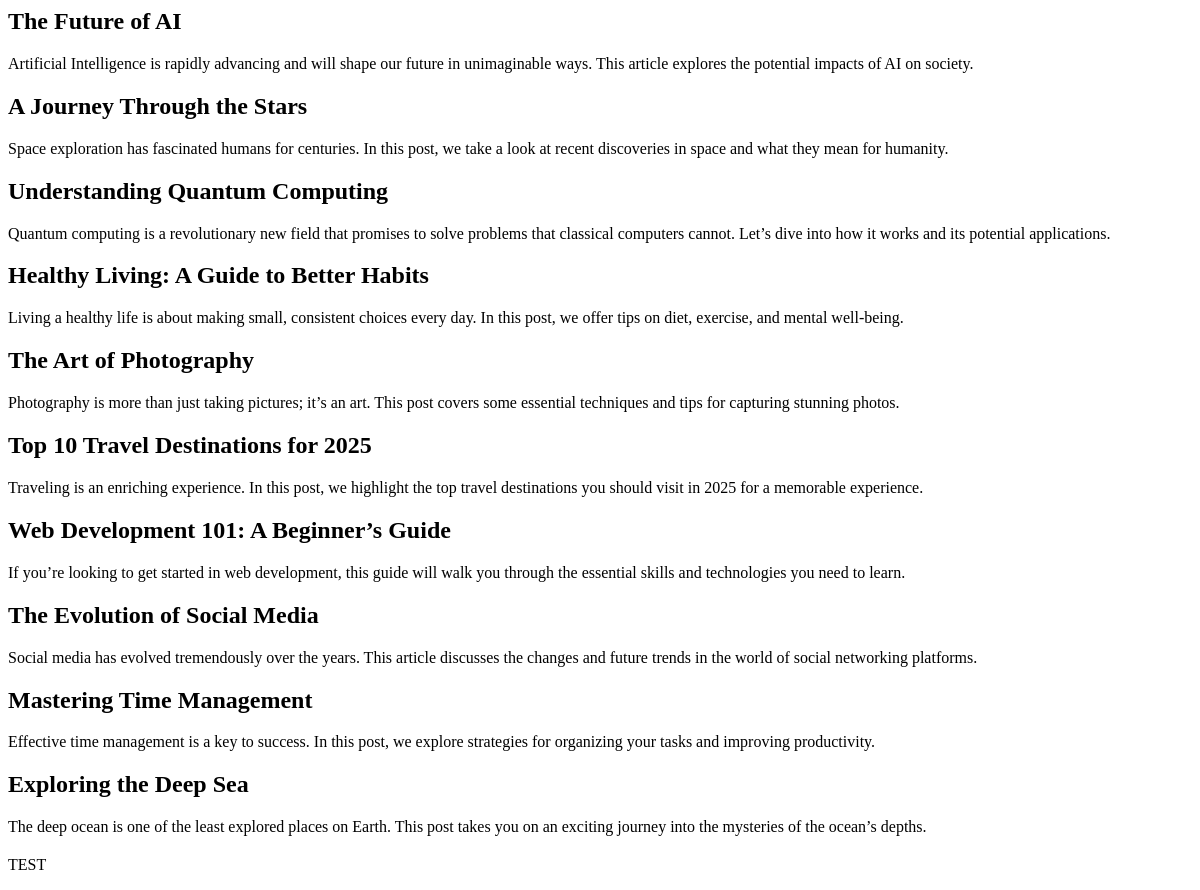
Before: /get_posts.php with the older database file.
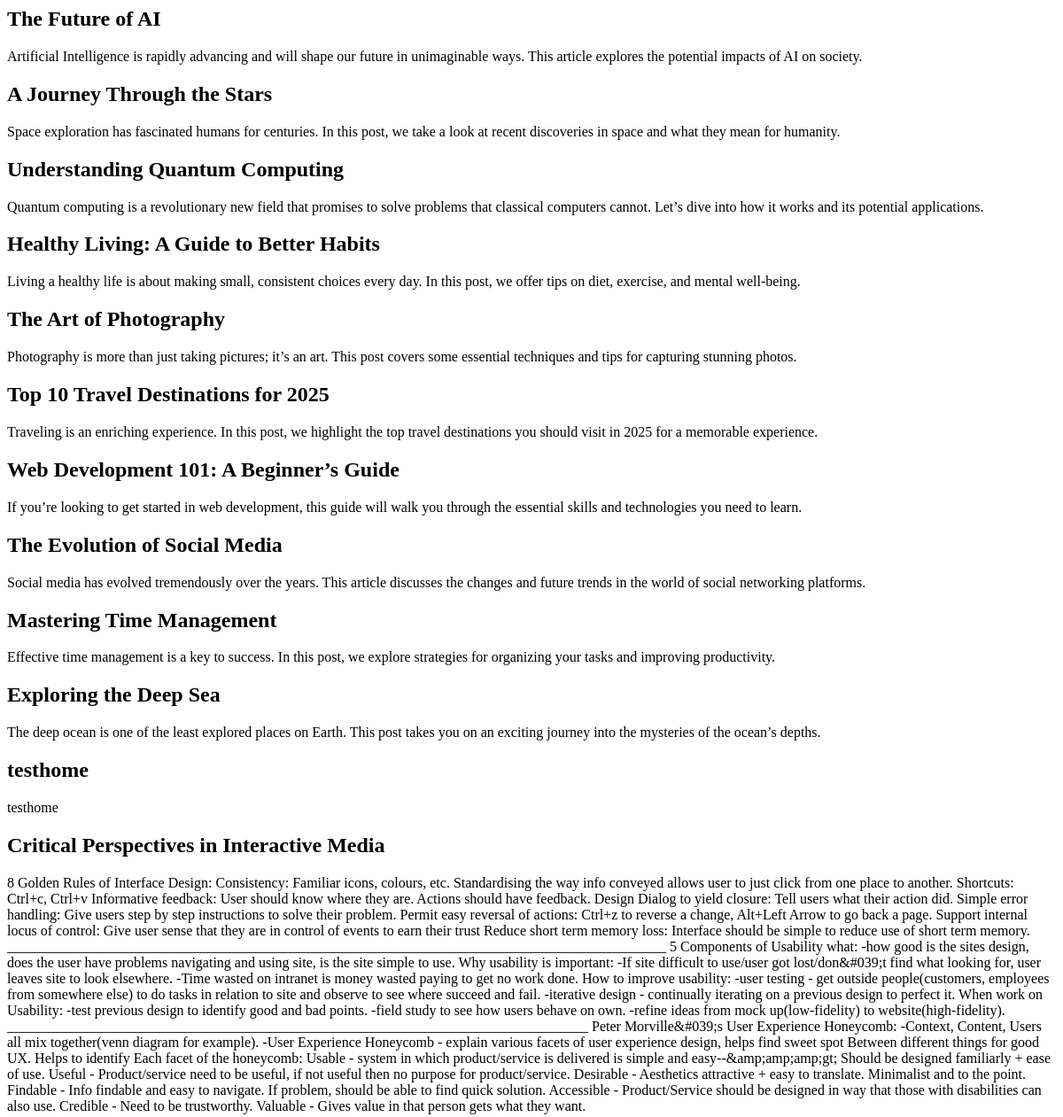
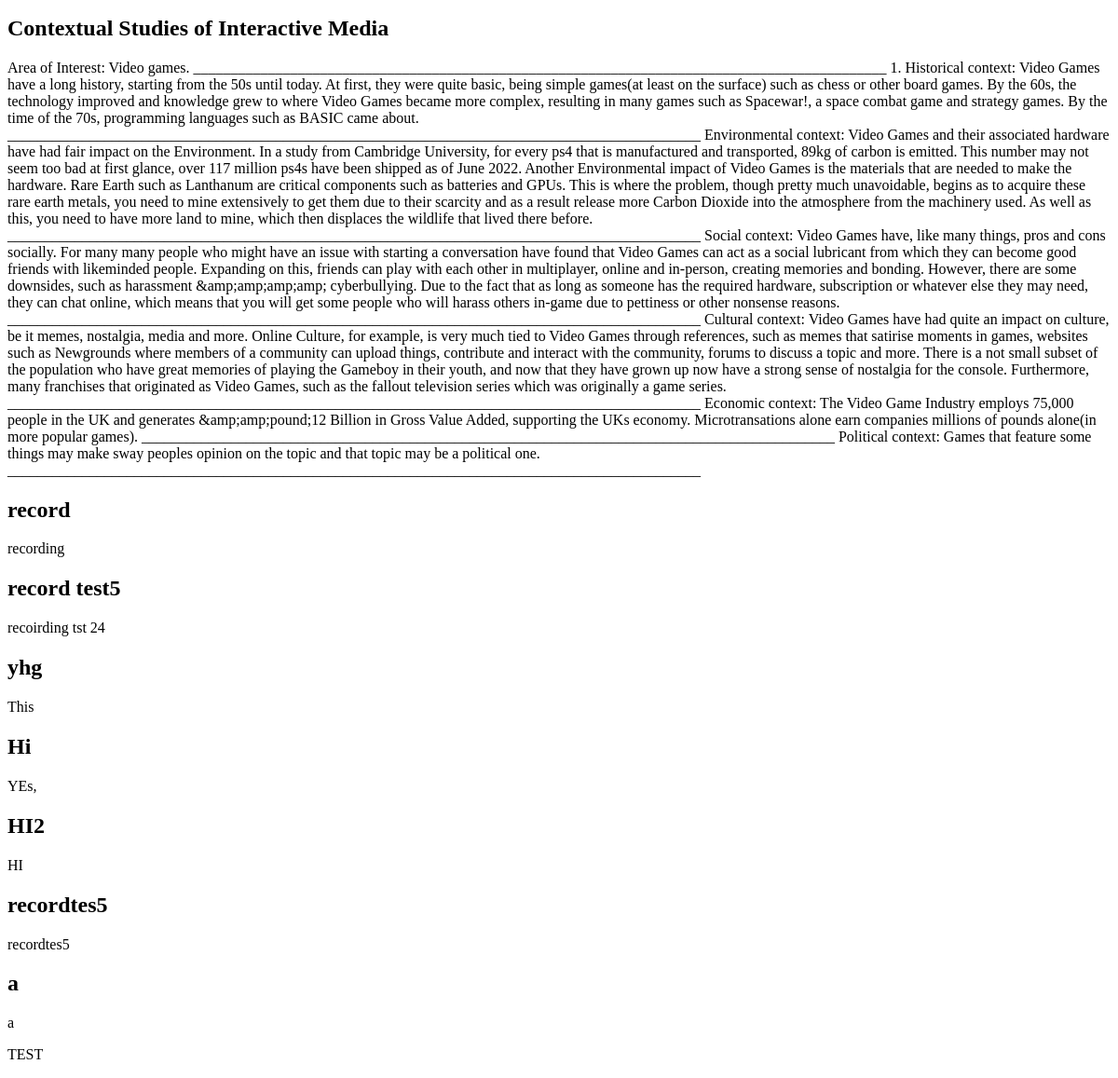
After: the same page with the newer database file (2 pictures, top to bottom).
### tables this page shows
CREATE TABLE `post` (
  `id` int(12) NOT NULL,
  `title` varchar(255) NOT NULL,
  `description` text NOT NULL DEFAULT '\'\'',
  `author` varchar(255) NOT NULL,
  `post_txt` text NOT NULL,
  `created` date NOT NULL DEFAULT current_timestamp()
);

### get_posts.php (the view, shortened to what this page needs)
<?php
include 'includes/conndb.php';
$SQL = "SELECT * FROM post";
$result = $conn->query($SQL);
if ($result->num_rows > 0) {
    while ($row = $result->fetch_assoc()) {
        echo '<section class="ooo">';
        echo "<h2>" . $row['title'] . "</h2>";
        echo "<p>" . $row['post_txt'] . "</p>";
        echo "</section>";
    }
} else {
    echo "0 results returned";
}
?>
<!DOCTYPE html>
<html lang="en">
<head>
</head>
<body>
    <p>TEST</p>
</body>
</html>

Changed rows visible on the page:
added post: title "testhome", post_txt "testhome"
added post: title "Critical Perspectives in Interactive Media", post_txt "8 Golden Rules of Interface Design: Consistency: Familiar icons, colours, etc. Standardising the way info conveyed allows user to just click from one place to another. Shortcuts: Ctrl+c, Ctrl+v Informative feedback: User should know where they are. Actions should have feedback. Design Dialog to yield closure: Tell users what their action did. Simple error handling: Give users step by step instructions to solve their problem. Permit easy reversal of actions: Ctrl+z to reverse a change, Alt+Left Arrow to go back a page. Support internal locus of control: Give user sense that they are in control of events to earn their trust Reduce short term memory loss: Interface should be simple to reduce…"
added post: title "Contextual Studies of Interactive Media", post_txt "Area of Interest: Video games. _____________________________________________________________________________________________ 1. Historical context: Video Games have a long history, starting from the 50s until today. At first, they were quite basic, being simple games(at least on the surface) such as chess or other board games. By the 60s, the technology improved and knowledge grew to where Video Games became more complex, resulting in many games such as Spacewar!, a space combat game and strategy games. By the time of the 70s, programming languages such as BASIC came about. _____________________________________________________________________________________________ Environmental context:…"
added post: title "record", post_txt "recording"
added post: title "record test5", post_txt "recoirding tst 24"
added post: title "yhg", post_txt "This"
added post: title "Hi", post_txt "YEs,"
added post: title "HI2", post_txt "HI"
added post: title "recordtes5", post_txt "recordtes5"
added post: title "a", post_txt "a"
